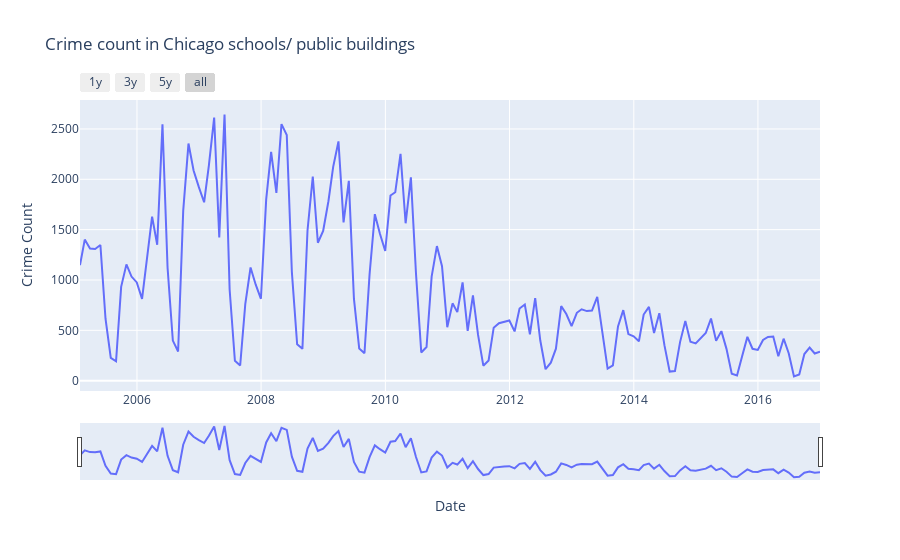

Notebook source saved alongside this figure:
### Code cell
# plot interactive slider chart
fig = px.line(ts_df_school, x='Date',y='Crime Count', title= 'Crime count in Chicago schools/ public buildings')

fig.update_xaxes(
rangeslider_visible =True,
rangeselector=dict(
        buttons=list([
                dict(count=1,label="1y",step="year",stepmode="backward"),
                dict(count=2,label="3y",step="year",stepmode="backward"),
                dict(count=3,label="5y",step="year",stepmode="backward"),
                dict(step="all")
                    ])
                )
                )
fig.show()

### Figure 1 — Plotly figure (JSON) as saved in the notebook; plotly's stock layout.template omitted (floating-point values rounded to 4 significant figures; data arrays with more than 128 entries replaced by an {"elided": "..."} marker saying what was removed)
{"data": [{"hovertemplate": "Date=%{x}<br>Crime Count=%{y}<extra></extra>", "legendgroup": "", "line": {"color": "#636efa", "dash": "solid"}, "marker": {"symbol": "circle"}, "mode": "lines", "name": "", "orientation": "v", "showlegend": false, "type": "scatter", "x": {"elided": "144 str values"}, "xaxis": "x", "y": {"elided": "144 int values"}, "yaxis": "y"}], "layout": {"legend": {"tracegroupgap": 0}, "title": {"text": "Crime count in Chicago schools/ public buildings"}, "xaxis": {"anchor": "y", "domain": [0, 1], "rangeselector": {"buttons": [{"count": 1, "label": "1y", "step": "year", "stepmode": "backward"}, {"count": 2, "label": "3y", "step": "year", "stepmode": "backward"}, {"count": 3, "label": "5y", "step": "year", "stepmode": "backward"}, {"step": "all"}]}, "rangeslider": {"visible": true}, "title": {"text": "Date"}}, "yaxis": {"anchor": "x", "domain": [0, 1], "title": {"text": "Crime Count"}}}}
